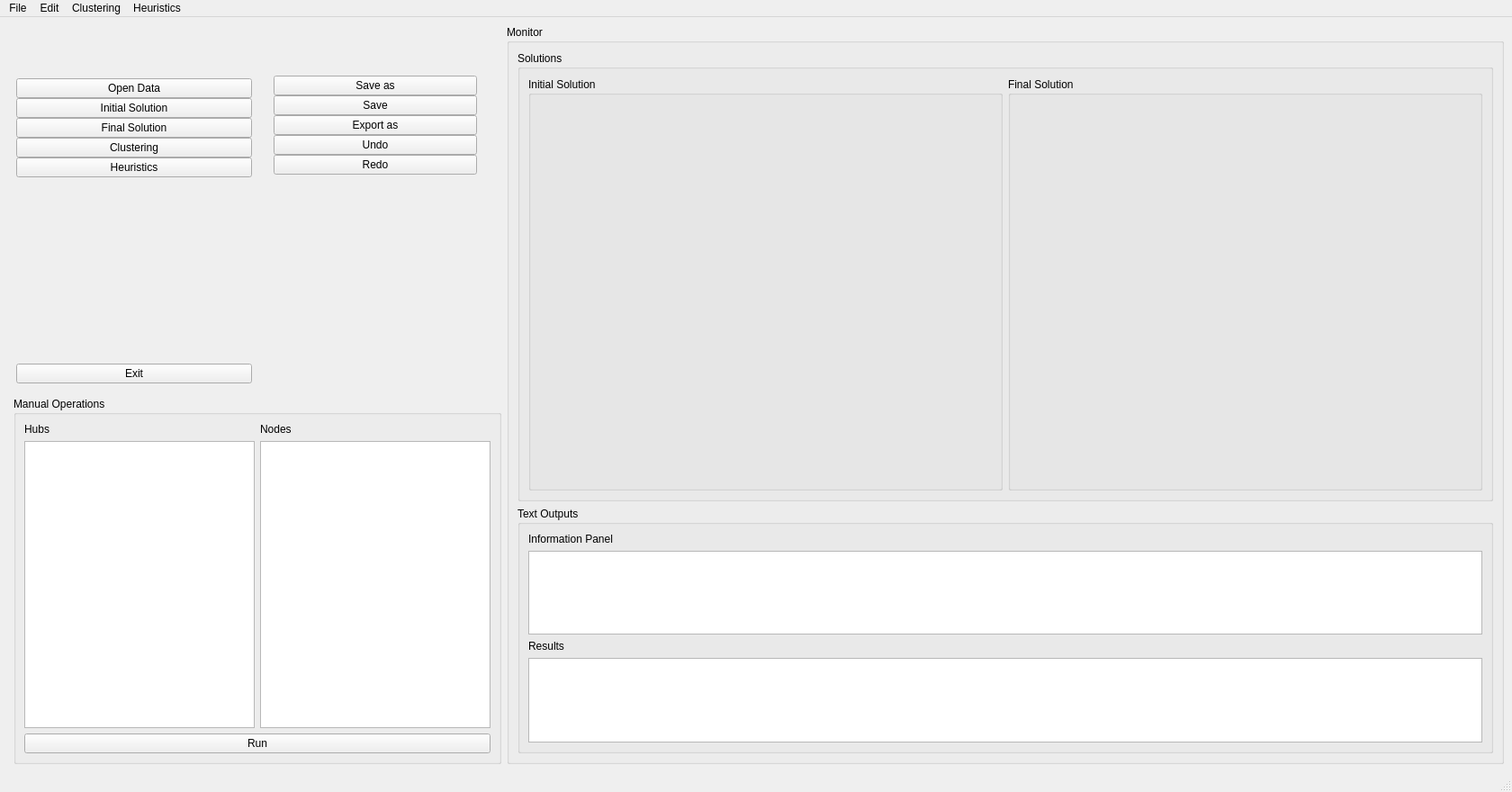
<?xml version="1.0" encoding="UTF-8"?>
<ui version="4.0">
 <class>MainWindow</class>
 <widget class="QMainWindow" name="MainWindow">
  <property name="geometry">
   <rect>
    <x>0</x>
    <y>0</y>
    <width>1680</width>
    <height>880</height>
   </rect>
  </property>
  <property name="minimumSize">
   <size>
    <width>1680</width>
    <height>880</height>
   </size>
  </property>
  <property name="windowTitle">
   <string>Final Porject</string>
  </property>
  <widget class="QWidget" name="centralwidget">
   <layout class="QGridLayout" name="gridLayout">
    <item row="0" column="4" rowspan="2">
     <widget class="QGroupBox" name="monitors">
      <property name="minimumSize">
       <size>
        <width>0</width>
        <height>500</height>
       </size>
      </property>
      <property name="title">
       <string>Monitor</string>
      </property>
      <layout class="QVBoxLayout" name="verticalLayout_5">
       <item>
        <widget class="QGroupBox" name="groupBox_8">
         <property name="minimumSize">
          <size>
           <width>1000</width>
           <height>500</height>
          </size>
         </property>
         <property name="title">
          <string>Solutions</string>
         </property>
         <layout class="QHBoxLayout" name="horizontalLayout">
          <item>
           <widget class="QGroupBox" name="groupBox_9">
            <property name="title">
             <string>Initial Solution</string>
            </property>
            <layout class="QHBoxLayout" name="horizontalLayout_10">
             <item>
              <widget class="QLabel" name="monitor_initial_solution">
               <property name="text">
                <string/>
               </property>
               <property name="alignment">
                <set>Qt::AlignCenter</set>
               </property>
              </widget>
             </item>
            </layout>
           </widget>
          </item>
          <item>
           <widget class="QGroupBox" name="groupBox_10">
            <property name="title">
             <string>Final Solution</string>
            </property>
            <layout class="QHBoxLayout" name="horizontalLayout_11">
             <item>
              <widget class="QLabel" name="monitor_final_solution">
               <property name="text">
                <string/>
               </property>
               <property name="alignment">
                <set>Qt::AlignCenter</set>
               </property>
              </widget>
             </item>
            </layout>
           </widget>
          </item>
         </layout>
        </widget>
       </item>
       <item>
        <widget class="QGroupBox" name="groupBox_11">
         <property name="title">
          <string>Text Outputs</string>
         </property>
         <layout class="QGridLayout" name="gridLayout_4">
          <item row="2" column="0">
           <widget class="QLabel" name="label_4">
            <property name="text">
             <string>Results</string>
            </property>
           </widget>
          </item>
          <item row="0" column="0">
           <widget class="QLabel" name="label_3">
            <property name="text">
             <string>Information Panel</string>
            </property>
           </widget>
          </item>
          <item row="1" column="0">
           <widget class="QTextBrowser" name="monitor_information_panel"/>
          </item>
          <item row="3" column="0">
           <widget class="QTextBrowser" name="monitor_results"/>
          </item>
         </layout>
        </widget>
       </item>
      </layout>
     </widget>
    </item>
    <item row="1" column="1" colspan="2">
     <widget class="QGroupBox" name="manual_operations">
      <property name="title">
       <string>Manual Operations</string>
      </property>
      <layout class="QGridLayout" name="gridLayout_3">
       <item row="1" column="1">
        <widget class="QTextEdit" name="manual_nodes"/>
       </item>
       <item row="0" column="0">
        <widget class="QLabel" name="label">
         <property name="text">
          <string>Hubs</string>
         </property>
        </widget>
       </item>
       <item row="0" column="1">
        <widget class="QLabel" name="label_2">
         <property name="text">
          <string>Nodes</string>
         </property>
        </widget>
       </item>
       <item row="1" column="0">
        <widget class="QTextEdit" name="manual_hubs"/>
       </item>
       <item row="2" column="0" colspan="2">
        <widget class="QPushButton" name="manual_run">
         <property name="text">
          <string>Run</string>
         </property>
        </widget>
       </item>
      </layout>
     </widget>
    </item>
    <item row="0" column="0" colspan="3">
     <widget class="QWidget" name="menu_widget" native="true">
      <layout class="QHBoxLayout" name="horizontalLayout_4">
       <item>
        <widget class="QWidget" name="icon_only_widget" native="true">
         <property name="minimumSize">
          <size>
           <width>150</width>
           <height>0</height>
          </size>
         </property>
         <layout class="QVBoxLayout" name="verticalLayout_3">
          <property name="spacing">
           <number>0</number>
          </property>
          <property name="leftMargin">
           <number>0</number>
          </property>
          <property name="topMargin">
           <number>0</number>
          </property>
          <property name="rightMargin">
           <number>0</number>
          </property>
          <property name="bottomMargin">
           <number>0</number>
          </property>
          <item>
           <layout class="QHBoxLayout" name="horizontalLayout_3">
            <item>
             <widget class="QLabel" name="logo_label_1">
              <property name="minimumSize">
               <size>
                <width>50</width>
                <height>50</height>
               </size>
              </property>
              <property name="maximumSize">
               <size>
                <width>50</width>
                <height>50</height>
               </size>
              </property>
              <property name="text">
               <string/>
              </property>
              <property name="pixmap">
               <pixmap>src/icons/menu.png</pixmap>
              </property>
              <property name="scaledContents">
               <bool>true</bool>
              </property>
             </widget>
            </item>
           </layout>
          </item>
          <item>
           <layout class="QVBoxLayout" name="verticalLayout">
            <property name="spacing">
             <number>0</number>
            </property>
            <item>
             <widget class="QPushButton" name="open_data">
              <property name="text">
               <string>Open Data</string>
              </property>
              <property name="icon">
               <iconset>
                <normaloff>:/icon/icon/activity-feed-32.ico</normaloff>
                <normalon>:/icon/icon/activity-feed-48.ico</normalon>:/icon/icon/activity-feed-32.ico</iconset>
              </property>
              <property name="iconSize">
               <size>
                <width>20</width>
                <height>20</height>
               </size>
              </property>
              <property name="checkable">
               <bool>true</bool>
              </property>
              <property name="autoExclusive">
               <bool>true</bool>
              </property>
             </widget>
            </item>
            <item>
             <widget class="QPushButton" name="initial_solution_side">
              <property name="text">
               <string>Initial Solution</string>
              </property>
              <property name="icon">
               <iconset>
                <normaloff>src/icons/UI Basic GLYPH-02.svg</normaloff>src/icons/UI Basic GLYPH-02.svg</iconset>
              </property>
              <property name="iconSize">
               <size>
                <width>20</width>
                <height>20</height>
               </size>
              </property>
              <property name="checkable">
               <bool>true</bool>
              </property>
              <property name="autoExclusive">
               <bool>true</bool>
              </property>
             </widget>
            </item>
            <item>
             <widget class="QPushButton" name="final_solution_side">
              <property name="text">
               <string>Final Solution</string>
              </property>
              <property name="icon">
               <iconset>
                <normaloff>src/icons/UI Basic GLYPH-20.svg</normaloff>src/icons/UI Basic GLYPH-20.svg</iconset>
              </property>
              <property name="iconSize">
               <size>
                <width>20</width>
                <height>20</height>
               </size>
              </property>
              <property name="checkable">
               <bool>true</bool>
              </property>
              <property name="autoExclusive">
               <bool>true</bool>
              </property>
             </widget>
            </item>
            <item>
             <widget class="QPushButton" name="clustering_side">
              <property name="text">
               <string>Clustering</string>
              </property>
              <property name="icon">
               <iconset>
                <normaloff>src/icons/UI Basic GLYPH-113.svg</normaloff>src/icons/UI Basic GLYPH-113.svg</iconset>
              </property>
              <property name="iconSize">
               <size>
                <width>20</width>
                <height>20</height>
               </size>
              </property>
              <property name="checkable">
               <bool>true</bool>
              </property>
              <property name="autoExclusive">
               <bool>true</bool>
              </property>
             </widget>
            </item>
            <item>
             <widget class="QPushButton" name="heuristics_side">
              <property name="text">
               <string>Heuristics</string>
              </property>
              <property name="icon">
               <iconset>
                <normaloff>src/icons/UI Basic GLYPH-100.svg</normaloff>src/icons/UI Basic GLYPH-100.svg</iconset>
              </property>
              <property name="iconSize">
               <size>
                <width>20</width>
                <height>20</height>
               </size>
              </property>
              <property name="checkable">
               <bool>true</bool>
              </property>
              <property name="autoExclusive">
               <bool>true</bool>
              </property>
             </widget>
            </item>
           </layout>
          </item>
          <item>
           <spacer name="verticalSpacer">
            <property name="orientation">
             <enum>Qt::Vertical</enum>
            </property>
            <property name="sizeHint" stdset="0">
             <size>
              <width>20</width>
              <height>100</height>
             </size>
            </property>
           </spacer>
          </item>
          <item>
           <widget class="QPushButton" name="exit_button">
            <property name="text">
             <string>Exit</string>
            </property>
            <property name="icon">
             <iconset>
              <normaloff>src/icons/UI Basic GLYPH-46.svg</normaloff>src/icons/UI Basic GLYPH-46.svg</iconset>
            </property>
            <property name="iconSize">
             <size>
              <width>20</width>
              <height>20</height>
             </size>
            </property>
           </widget>
          </item>
         </layout>
        </widget>
       </item>
       <item>
        <widget class="QWidget" name="widget" native="true">
         <property name="minimumSize">
          <size>
           <width>220</width>
           <height>0</height>
          </size>
         </property>
         <layout class="QVBoxLayout" name="verticalLayout_2">
          <item>
           <widget class="QWidget" name="full_menu_widget" native="true">
            <property name="minimumSize">
             <size>
              <width>150</width>
              <height>0</height>
             </size>
            </property>
            <layout class="QVBoxLayout" name="verticalLayout_4">
             <item>
              <layout class="QHBoxLayout" name="horizontalLayout_2">
               <property name="spacing">
                <number>0</number>
               </property>
               <item>
                <widget class="QLabel" name="logo_label_3">
                 <property name="font">
                  <font>
                   <pointsize>15</pointsize>
                  </font>
                 </property>
                 <property name="text">
                  <string/>
                 </property>
                 <property name="pixmap">
                  <pixmap>src/icons/tools.svg</pixmap>
                 </property>
                 <property name="alignment">
                  <set>Qt::AlignCenter</set>
                 </property>
                </widget>
               </item>
              </layout>
             </item>
             <item>
              <layout class="QVBoxLayout" name="toolbox_layout">
               <property name="spacing">
                <number>0</number>
               </property>
               <item>
                <widget class="QPushButton" name="toolbox_1">
                 <property name="text">
                  <string>Save as</string>
                 </property>
                 <property name="icon">
                  <iconset>
                   <normaloff>:/icon/icon/dashboard-5-32.ico</normaloff>
                   <normalon>:/icon/icon/dashboard-5-48.ico</normalon>:/icon/icon/dashboard-5-32.ico</iconset>
                 </property>
                 <property name="iconSize">
                  <size>
                   <width>14</width>
                   <height>14</height>
                  </size>
                 </property>
                 <property name="checkable">
                  <bool>true</bool>
                 </property>
                 <property name="autoExclusive">
                  <bool>true</bool>
                 </property>
                </widget>
               </item>
               <item>
                <widget class="QPushButton" name="toolbox_2">
                 <property name="text">
                  <string>Save</string>
                 </property>
                 <property name="icon">
                  <iconset>
                   <normaloff>:/icon/icon/home-4-32.ico</normaloff>
                   <normalon>:/icon/icon/home-4-48.ico</normalon>:/icon/icon/home-4-32.ico</iconset>
                 </property>
                 <property name="iconSize">
                  <size>
                   <width>14</width>
                   <height>14</height>
                  </size>
                 </property>
                 <property name="checkable">
                  <bool>true</bool>
                 </property>
                 <property name="autoExclusive">
                  <bool>true</bool>
                 </property>
                </widget>
               </item>
               <item>
                <widget class="QPushButton" name="toolbox_3">
                 <property name="text">
                  <string>Export as</string>
                 </property>
                 <property name="icon">
                  <iconset>
                   <normaloff>:/icon/icon/activity-feed-32.ico</normaloff>
                   <normalon>:/icon/icon/activity-feed-48.ico</normalon>:/icon/icon/activity-feed-32.ico</iconset>
                 </property>
                 <property name="iconSize">
                  <size>
                   <width>14</width>
                   <height>14</height>
                  </size>
                 </property>
                 <property name="checkable">
                  <bool>true</bool>
                 </property>
                 <property name="autoExclusive">
                  <bool>true</bool>
                 </property>
                </widget>
               </item>
               <item>
                <widget class="QPushButton" name="toolbox_4">
                 <property name="text">
                  <string>Undo</string>
                 </property>
                 <property name="icon">
                  <iconset>
                   <normaloff>:/icon/icon/product-32.ico</normaloff>
                   <normalon>:/icon/icon/product-48.ico</normalon>:/icon/icon/product-32.ico</iconset>
                 </property>
                 <property name="iconSize">
                  <size>
                   <width>14</width>
                   <height>14</height>
                  </size>
                 </property>
                 <property name="checkable">
                  <bool>true</bool>
                 </property>
                 <property name="autoExclusive">
                  <bool>true</bool>
                 </property>
                </widget>
               </item>
               <item>
                <widget class="QPushButton" name="toolbox_5">
                 <property name="text">
                  <string>Redo</string>
                 </property>
                 <property name="icon">
                  <iconset>
                   <normaloff>:/icon/icon/group-32.ico</normaloff>
                   <normalon>:/icon/icon/group-48.ico</normalon>:/icon/icon/group-32.ico</iconset>
                 </property>
                 <property name="iconSize">
                  <size>
                   <width>14</width>
                   <height>14</height>
                  </size>
                 </property>
                 <property name="checkable">
                  <bool>true</bool>
                 </property>
                 <property name="autoExclusive">
                  <bool>true</bool>
                 </property>
                </widget>
               </item>
              </layout>
             </item>
             <item>
              <spacer name="verticalSpacer_2">
               <property name="orientation">
                <enum>Qt::Vertical</enum>
               </property>
               <property name="sizeHint" stdset="0">
                <size>
                 <width>20</width>
                 <height>100</height>
                </size>
               </property>
              </spacer>
             </item>
            </layout>
           </widget>
          </item>
         </layout>
        </widget>
       </item>
      </layout>
     </widget>
    </item>
   </layout>
  </widget>
  <widget class="QMenuBar" name="menubar">
   <property name="geometry">
    <rect>
     <x>0</x>
     <y>0</y>
     <width>1680</width>
     <height>22</height>
    </rect>
   </property>
   <widget class="QMenu" name="menu_file">
    <property name="title">
     <string>File</string>
    </property>
    <widget class="QMenu" name="menu_export_as">
     <property name="title">
      <string>Export As</string>
     </property>
     <addaction name="menu_export_initial_solution"/>
     <addaction name="menu_export_final_solution"/>
    </widget>
    <addaction name="menu_open_data"/>
    <addaction name="separator"/>
    <addaction name="menu_save_initial_solution"/>
    <addaction name="menu_save_final_solution"/>
    <addaction name="separator"/>
    <addaction name="menu_export_as"/>
    <addaction name="separator"/>
    <addaction name="menu_exit"/>
   </widget>
   <widget class="QMenu" name="menu_edit">
    <property name="title">
     <string>Edit</string>
    </property>
    <widget class="QMenu" name="menu_clear">
     <property name="title">
      <string>Clear</string>
     </property>
     <addaction name="menu_clear_initial_solution"/>
     <addaction name="menu_clear_final_solution"/>
    </widget>
    <widget class="QMenu" name="menu_undo">
     <property name="title">
      <string>Undo</string>
     </property>
     <addaction name="menu_undo_initial_solution"/>
     <addaction name="menu_undo_final_solution"/>
    </widget>
    <widget class="QMenu" name="menu_redo">
     <property name="title">
      <string>Redo</string>
     </property>
     <addaction name="menu_redo_initial_solution"/>
     <addaction name="menu_redo_final_solution"/>
    </widget>
    <addaction name="menu_clear"/>
    <addaction name="separator"/>
    <addaction name="menu_undo"/>
    <addaction name="menu_redo"/>
   </widget>
   <widget class="QMenu" name="menu_clustering">
    <property name="title">
     <string>Clustering</string>
    </property>
    <addaction name="menu_clustering_kmeans"/>
    <addaction name="menu_clustering_affinity_propogation"/>
    <addaction name="menu_clustering_mean_shift"/>
    <addaction name="menu_clustering_spectral_clustering"/>
    <addaction name="menu_hierarchical_clustering"/>
    <addaction name="menu_clustering_DBSCAN"/>
   </widget>
   <widget class="QMenu" name="menu_heuristics">
    <property name="title">
     <string>Heuristics</string>
    </property>
    <addaction name="menu_heuristic_hill_climbing"/>
    <addaction name="menu_heuristic_simulated_annelig"/>
   </widget>
   <addaction name="menu_file"/>
   <addaction name="menu_edit"/>
   <addaction name="menu_clustering"/>
   <addaction name="menu_heuristics"/>
  </widget>
  <widget class="QStatusBar" name="statusbar"/>
  <action name="menu_open_data">
   <property name="text">
    <string>Open Data</string>
   </property>
  </action>
  <action name="menu_save_initial_solution">
   <property name="text">
    <string>Save Initial Solution</string>
   </property>
  </action>
  <action name="menu_save_final_solution">
   <property name="text">
    <string>Save Final Solution</string>
   </property>
  </action>
  <action name="menu_exit">
   <property name="text">
    <string>Exit</string>
   </property>
  </action>
  <action name="menu_export_initial_solution">
   <property name="text">
    <string>Initial Solution</string>
   </property>
  </action>
  <action name="menu_export_final_solution">
   <property name="text">
    <string>Final Soluiton</string>
   </property>
  </action>
  <action name="menu_clear_initial_solution">
   <property name="text">
    <string>Initial Solution</string>
   </property>
  </action>
  <action name="menu_clear_final_solution">
   <property name="text">
    <string>Final Solution</string>
   </property>
  </action>
  <action name="menu_undo_initial_solution">
   <property name="text">
    <string>Initial Solution</string>
   </property>
  </action>
  <action name="menu_undo_final_solution">
   <property name="text">
    <string>Final Solution</string>
   </property>
  </action>
  <action name="menu_redo_initial_solution">
   <property name="text">
    <string>Initial Solution</string>
   </property>
  </action>
  <action name="menu_redo_final_solution">
   <property name="text">
    <string>Final Solution</string>
   </property>
  </action>
  <action name="menu_clustering_kmeans">
   <property name="text">
    <string>K-means</string>
   </property>
  </action>
  <action name="menu_clustering_affinity_propogation">
   <property name="text">
    <string>Affinity Propagation</string>
   </property>
  </action>
  <action name="menu_clustering_mean_shift">
   <property name="text">
    <string>Mean Shift</string>
   </property>
  </action>
  <action name="menu_clustering_spectral_clustering">
   <property name="text">
    <string>Spectral Clustering</string>
   </property>
  </action>
  <action name="menu_hierarchical_clustering">
   <property name="text">
    <string>Hierarchical Clustering</string>
   </property>
  </action>
  <action name="menu_clustering_DBSCAN">
   <property name="text">
    <string>DBSCAN</string>
   </property>
  </action>
  <action name="menu_heuristic_hill_climbing">
   <property name="text">
    <string>Hill Climbing</string>
   </property>
  </action>
  <action name="menu_heuristic_simulated_annelig">
   <property name="text">
    <string>Simulated Anneling</string>
   </property>
  </action>
 </widget>
 <resources/>
 <connections/>
</ui>
